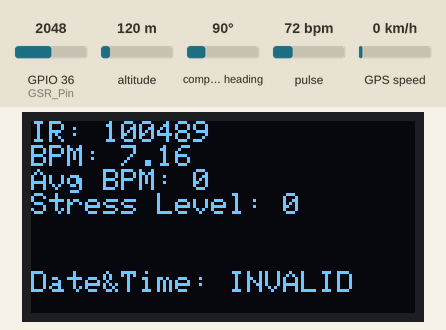
A sketch run on a simulated ESP32. Parts: 128×64 one-colour display. Inputs (shaded band) come from the test bench; at power-on: GPIO 36 (GSR_Pin) = 2048, pulse 72 bpm, altitude 120 m, compass heading 90°, GPS speed 0 km/h. WiFi joins after 1.5 s; servers stay silent unless stated; the display library's start-up logo is not drawn; the GPS gets a fix after 3 s at 37.7749, -122.4194 with 8 satellites; what the sketch prints to the serial monitor is not drawn.

Above: at 9.5 s.
9.6 s: GPIO 36 (GSR_Pin) set to 122
At 11.0 s:
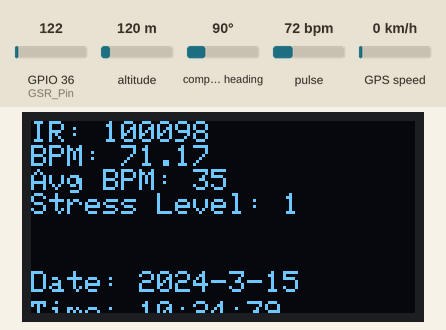
13.6 s: pulse set to 42 bpm
At 15.4 s:
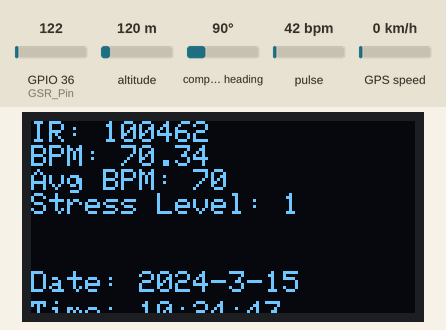
17.6 s: altitude set to 20 m
At 21.2 s:
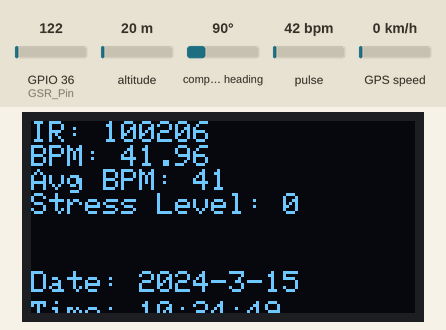
21.6 s: GPIO 36 (GSR_Pin) set to 50
At 25.3 s:
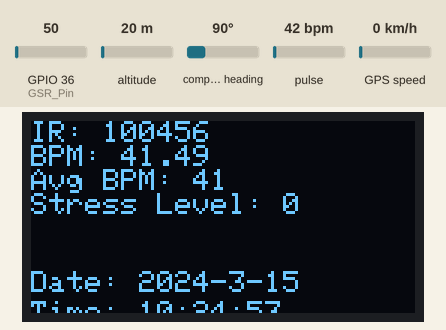
25.6 s: compass heading set to 7°
At 28.7 s:
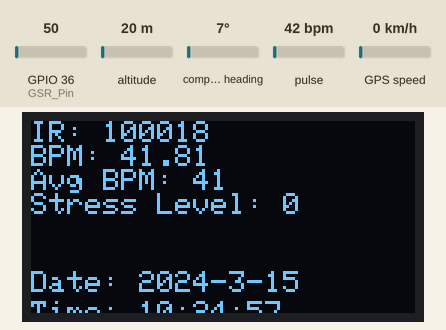
29.6 s: GPS speed set to 30 km/h
At 33.0 s:
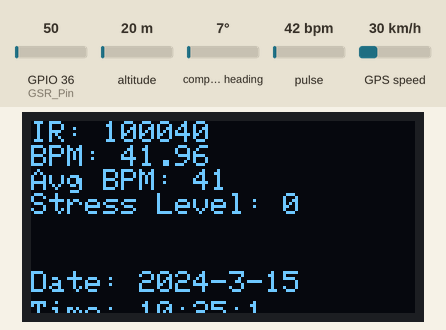
Timing chart, 0 to 34.5 s (numbered marks = the images above; inputs shaded):
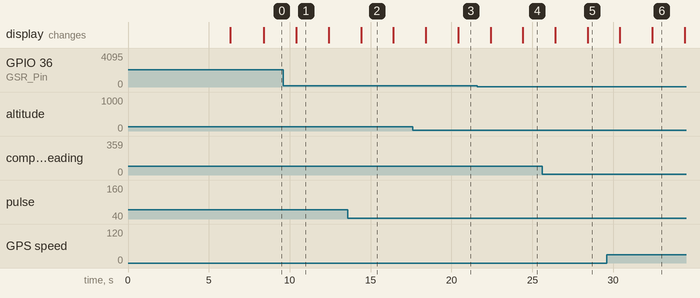

The sketch:

FixCode.ino
```cpp
#define BLYNK_TEMPLATE_ID "TMPL6kkXLOZeK"
#define BLYNK_TEMPLATE_NAME "gps"
#define BLYNK_AUTH_TOKEN "ofbNEDM0wqBEURSL6n6Mwoin_AQQUdsS"

const int GSR_Pin = A0;  // Pin analog untuk input dari sensor GSR
int sensorValue = 0;     // Variabel untuk menyimpan nilai sensor
int baselineValue = 0;   // Nilai baseline untuk perbandingan
int numReadings = 50;    // Jumlah pembacaan untuk kalibrasi
int readings[50];        // Array untuk menyimpan pembacaan kalibrasi

#include <Wire.h>
#include "MAX30105.h"
#include "heartRate.h"
#include <Adafruit_GFX.h>
#include <Adafruit_SH110X.h>
#include <WiFi.h> // Untuk ESP32
#include <BlynkSimpleEsp32.h> // Untuk ESP32
#include <TinyGPS++.h>

const char* ssid = "hospot";
const char* password = "18042003";
char auth[] = BLYNK_AUTH_TOKEN; // Auth Token dari Blynk

#define SCREEN_WIDTH 128
#define SCREEN_HEIGHT 64
#define OLED_RESET    -1  // Reset pin # (or -1 if sharing Arduino reset pin)
#define I2C_ADDRESS   0x3C // Alamat I2C untuk OLED, sesuaikan jika perlu

MAX30105 particleSensor;
Adafruit_SH1106G display = Adafruit_SH1106G(128, 64, &Wire, OLED_RESET);
TinyGPSPlus gps;
WidgetMap myMap(V8);  // Define the WidgetMap object

const byte RATE_SIZE = 4; //Increase this for more averaging. 4 is good.
byte rates[RATE_SIZE]; //Array of heart rates
byte rateSpot = 0;
long lastBeat = 0; //Time at which the last beat occurred

float beatsPerMinute;
int beatAvg;
unsigned long lastUpdate = 0; // Time of last display update
const unsigned long UPDATE_INTERVAL = 2000; // Interval for display update in milliseconds

void setup()
{
  Serial.begin(115200);
  Serial2.begin(9600, SERIAL_8N1, 16, 17); // RX pin = 16, TX pin = 17

  // Inisialisasi Blynk
  Blynk.begin(auth, ssid, password);

  Serial.println("Calibrating...");
  for (int i = 0; i < numReadings; i++) {
    readings[i] = analogRead(GSR_Pin);
    delay(50);
  }

  // Hitung rata-rata nilai baseline
  for (int i = 0; i < numReadings; i++) {
    baselineValue += readings[i];
  }
  baselineValue /= numReadings;
  Serial.print("Baseline Value: ");
  Serial.println(baselineValue);
  delay(2000);

  Serial.println("Initializing...");

  // Initialize OLED display
  if (!display.begin(I2C_ADDRESS, OLED_RESET)) {
    Serial.println(F("OLED allocation failed"));
    for (;;);
  }
  display.display();
  delay(2000); // Pause for 2 seconds
  display.clearDisplay();

  // Initialize sensor
  if (!particleSensor.begin(Wire, I2C_SPEED_FAST)) //Use default I2C port, 400kHz speed
  {
    Serial.println("MAX30105 was not found. Please check wiring/power. ");
    while (1);
  }
  Serial.println("Place your index finger on the sensor with steady pressure.");

  particleSensor.setup(); //Configure sensor with default settings
  particleSensor.setPulseAmplitudeRed(0x0A); //Turn Red LED to low to indicate sensor is running
  particleSensor.setPulseAmplitudeGreen(0); //Turn off Green LED
}

void loop()
{
  sensorValue = analogRead(GSR_Pin);

  // Hitung perbedaan dari nilai baseline
  int diff = sensorValue - baselineValue;

  String emotionalResponse;
  int stressLevel = 0;

  if (sensorValue > 210) {
    emotionalResponse = "normal";
  } else if (sensorValue <= 210 && sensorValue > 110) {
    emotionalResponse = "Stressed";
  } else if (sensorValue <= 110 && sensorValue > 1) {
    emotionalResponse = "HIghly Stressed";
  } else {
    emotionalResponse = "no finger";
  }

  long irValue = particleSensor.getIR();

  if (checkForBeat(irValue) == true)
  {
    // We sensed a beat!
    long delta = millis() - lastBeat;
    lastBeat = millis();

    beatsPerMinute = 60 / (delta / 1000.0);

    if (beatsPerMinute < 255 && beatsPerMinute > 20)
    {
      rates[rateSpot++] = (byte)beatsPerMinute; // Store this reading in the array
      rateSpot %= RATE_SIZE; // Wrap variable

      // Take average of readings
      beatAvg = 0;
      for (byte x = 0 ; x < RATE_SIZE ; x++)
        beatAvg += rates[x];
      beatAvg /= RATE_SIZE;
    }
  }

  // Determine bpmCategory
  String bpmCategory;
  if (beatsPerMinute < 70) {
    bpmCategory = "Normal";
  } else if (beatsPerMinute >= 70 && beatsPerMinute <= 90) {
    bpmCategory = "Sedang";
  } else {
    bpmCategory = "Tinggi";
  }

  // Determine stress level based on the algorithm
  if (bpmCategory == "Normal") {
    stressLevel = 0;
  } else if (bpmCategory == "Sedang") {
    if (emotionalResponse == "normal") {
      stressLevel = 0;
    } else if (emotionalResponse == "Stressed") {
      stressLevel = 1;
    } else if (emotionalResponse == "HIghly Stressed") {
      stressLevel = 2;
    }
  } else if (bpmCategory == "Tinggi") {
    if (emotionalResponse == "normal") {
      stressLevel = 2;
    } else if (emotionalResponse == "Stressed") {
      stressLevel = 3;
    } else if (emotionalResponse == "HIghly Stressed") {
      stressLevel = 3;
    }
  }

  // Display on OLED every 2 seconds
  if (millis() - lastUpdate >= UPDATE_INTERVAL) {
    lastUpdate = millis();

    display.clearDisplay();
    display.setTextSize(1);
    display.setTextColor(SH110X_WHITE);
    display.setCursor(0, 0);
    display.print("IR: ");
    display.println(irValue);
    display.print("BPM: ");
    display.println(beatsPerMinute);
    display.print("Avg BPM: ");
    display.println(beatAvg);

    Serial.print("GSR Value: ");
    Serial.print(sensorValue);
    Serial.print(" | Difference: ");
    Serial.print(diff);
    Serial.print(" | Emotional Response: ");
    Serial.println(emotionalResponse);

    display.print("Stress Level: ");
    display.println(stressLevel);

    // Print to Serial
    Serial.print("IR=");
    Serial.print(irValue);
    Serial.print(", BPM=");
    Serial.print(beatsPerMinute);
    Serial.print(", Avg BPM=");
    Serial.print(beatAvg);
    Serial.print(", Stress Level=");
    Serial.println(stressLevel);

    if (irValue < 50000)
      Serial.print(" No finger?");

    Serial.println();

    // Kirim data ke Blynk
    Blynk.virtualWrite(V0, irValue); // Kirim nilai IR ke Virtual Pin V0
    Blynk.virtualWrite(V1, beatsPerMinute); // Kirim BPM ke Virtual Pin V1
    Blynk.virtualWrite(V2, beatAvg); // Kirim rata-rata BPM ke Virtual Pin V2
    Blynk.virtualWrite(V3, stressLevel); // Kirim stress level ke Virtual Pin V3
    Blynk.virtualWrite(V4, emotionalResponse); // Kirim respon emosional ke Virtual Pin V4
    Blynk.virtualWrite(V5, sensorValue); // Kirim nilai GSR ke Virtual Pin V5

    if (irValue < 50000)
      display.println("No finger?");

    // Add the code to display GPS date and time
    if (gps.date.isValid() && gps.time.isValid()) {
      display.setCursor(0, 50);
      display.print("Date: ");
      display.print(gps.date.year());
      display.print("-");
      display.print(gps.date.month());
      display.print("-");
      display.print(gps.date.day());
      display.setCursor(0, 60);
      display.print("Time: ");
      display.print(gps.time.hour());
      display.print(":");
      display.print(gps.time.minute());
      display.print(":");
      display.print(gps.time.second());
    } else {
      display.setCursor(0, 50);
      display.print("Date&Time: INVALID");
    }

    display.display();
  }

  // GPS data reading
  while (Serial2.available() > 0) {
    if (gps.encode(Serial2.read())) {
      // Jika data lokasi valid, tampilkan informasi
      if (gps.location.isValid()) {
        Serial.print(F("- latitude: "));
        Serial.println(gps.location.lat(), 6); // Menampilkan 6 digit desimal
        Serial.print(F("- longitude: "));
        Serial.println(gps.location.lng(), 6); // Menampilkan 6 digit desimal
        Serial.print(F("- altitude: "));
        if (gps.altitude.isValid())
          Serial.println(gps.altitude.meters());
        else
          Serial.println(F("INVALID"));

        // Update the map with the current location
        updateMap();
      } else {
        Serial.println(F("- location: INVALID"));
      }

      // Menampilkan kecepatan jika data valid
      Serial.print(F("- speed: "));
      if (gps.speed.isValid()) {
        Serial.print(gps.speed.kmph());
        Serial.println(F(" km/h"));
      } else {
        Serial.println(F("INVALID"));
      }

      // Menampilkan tanggal dan waktu GPS jika valid
      Serial.print(F("- GPS date&time: "));
      if (gps.date.isValid() && gps.time.isValid()) {
        Serial.print(gps.date.year());
        Serial.print(F("-"));
        Serial.print(gps.date.month());
        Serial.print(F("-"));
        Serial.print(gps.date.day());
        Serial.print(F(" "));
        Serial.print(gps.time.hour());
        Serial.print(F(":"));
        Serial.print(gps.time.minute());
        Serial.print(F(":"));
        Serial.println(gps.time.second());
      } else {
        Serial.println(F("INVALID"));
      }

      Serial.println();
    }
  }
}

void updateMap() {
  float latitude = gps.location.lat();
  float longitude = gps.location.lng();

  if (gps.location.isValid()) {
    myMap.location(1, latitude, longitude, "Current Location");
  }
}
```

Measured:
- what the display in image 1 shows lasts 2.0 s, from 10.4 s to 12.4 s
